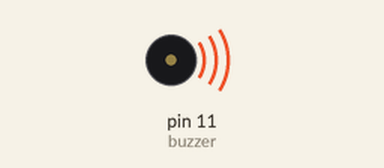
Simulated run of this sketch. Board: Arduino Uno, built with avr-gcc and run on an emulated ATmega328P. Shown: buzzer (waves = sounding).

Above: at 0.1 s.
Timing chart, 0 to 1.6 s (numbered marks = the images above):
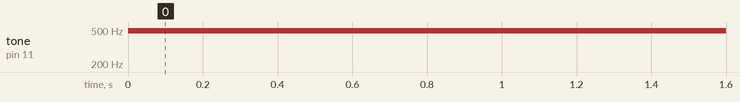

The sketch:

nobody_explodes.ino
```cpp
int buzzer = 11;
//delay in milliseconds;
int del = 500;
int tim = 0;

void setup() {
  pinMode(buzzer, OUTPUT);

}

void loop() {
  if (tim <= 15){
    analogWrite(buzzer, 150);
    delay(del);
    analogWrite(buzzer, 0);
    delay(del);
  }

}
```

Measured:
- by itself, tone on pin 11 (buzzer): silent → 490 Hz at 0.00 s
